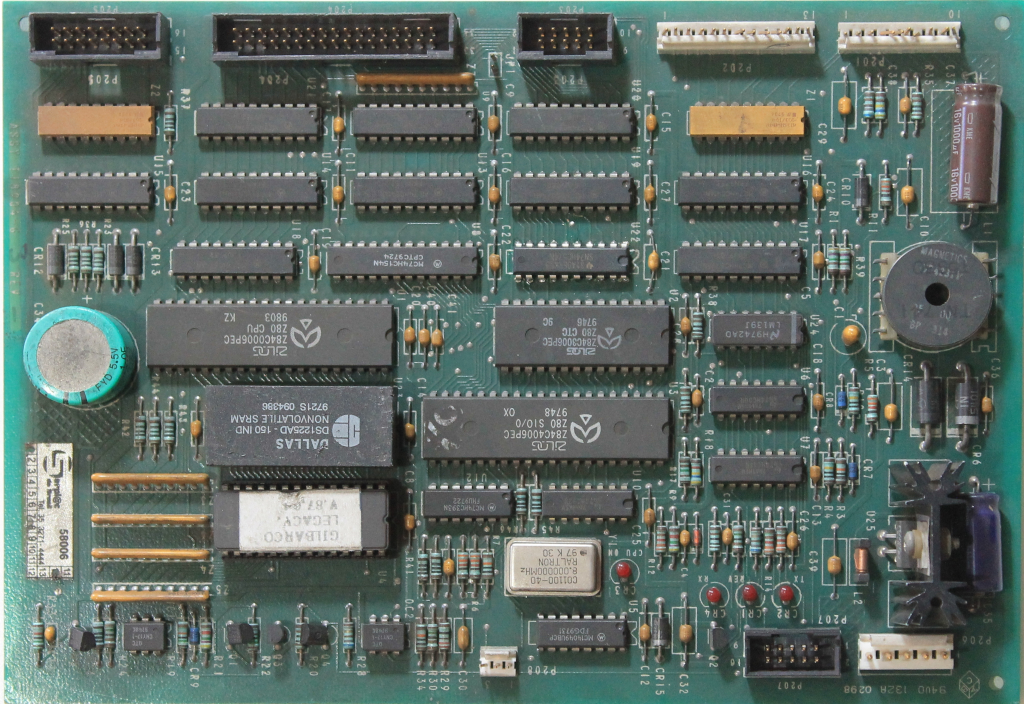
#> input picture datasets/reference_sets/mpi_pcb_gas_pump_same_board_30/images/mpi_pcb_train_good_0040.jpg, 4096 x 2816 px (shown at 1/4 size); its folder holds only this picture in this run
$ python -i fiducials.py   (imports and definitions only)
#> lines starting #> are read from the running program, lines starting #| are printed output that depends on the picture; after the words box and inside, x2 and y2 are one past the last pixel; in counts of white or black regions, pixels touching at a corner belong together
#> further down, picture is the input picture: shape (2816, 4096, 3); mean B, G, R 101.6, 108, 93.3
### aoi_pipeline/imaging/image_io.py
"""Safe image import helpers for step 0.

Only local files, byte buffers, and already-decoded arrays are accepted here.
Camera/RTSP acquisition deliberately lives outside this package.
"""

from __future__ import annotations

from pathlib import Path
from typing import BinaryIO

import cv2
import numpy as np

from ..exceptions import InvalidImageError


ImageSource = str | Path | bytes | bytearray | memoryview | BinaryIO | np.ndarray


def ensure_bgr(image: np.ndarray) -> np.ndarray:
    """Validate an image and return a contiguous uint8 BGR array."""

    if not isinstance(image, np.ndarray):
        raise InvalidImageError("Expected a NumPy image array")
    if image.size == 0 or image.ndim not in (2, 3):
        raise InvalidImageError("Image is empty or has an unsupported number of dimensions")

    converted = _to_uint8(image)
    if converted.ndim == 2:
        converted = cv2.cvtColor(converted, cv2.COLOR_GRAY2BGR)
    elif converted.shape[2] == 1:
        converted = cv2.cvtColor(converted[:, :, 0], cv2.COLOR_GRAY2BGR)
    elif converted.shape[2] == 4:
        converted = cv2.cvtColor(converted, cv2.COLOR_BGRA2BGR)
    elif converted.shape[2] != 3:
        raise InvalidImageError(f"Unsupported channel count: {converted.shape[2]}")
    return np.ascontiguousarray(converted)


# [80 lines left out: functions load_image, encode_image, letterbox_normalize, not called in this run]


def _to_uint8(image: np.ndarray) -> np.ndarray:
    if image.dtype == np.uint8:
        return image.copy()
    if image.dtype == np.bool_:
        return image.astype(np.uint8) * 255
    if not np.issubdtype(image.dtype, np.number):
        raise InvalidImageError(f"Unsupported image dtype: {image.dtype}")

    values = np.nan_to_num(image.astype(np.float32), nan=0.0, posinf=255.0, neginf=0.0)
    if np.issubdtype(image.dtype, np.unsignedinteger) and image.dtype != np.uint8:
        # Preserve the full radiometric range of common 10/12/16-bit camera
        # containers instead of clipping every value above 255 to white.
        dtype_max = float(np.iinfo(image.dtype).max)
        values *= 255.0 / dtype_max
        return np.clip(values, 0.0, 255.0).astype(np.uint8)
    minimum = float(values.min())
    maximum = float(values.max())
    if np.issubdtype(image.dtype, np.floating) and minimum >= 0.0 and maximum <= 1.0:
        values *= 255.0
    return np.clip(values, 0.0, 255.0).astype(np.uint8)


# [44 lines left out: functions drop_singleton_channel, read_asset_under_root, not called in this run]

### aoi_pipeline/imaging/fiducials.py
"""Dò fiducial mark để biết board nằm đâu, không cần ảnh golden.

Bước 3 hiện khoanh board bằng contour: tìm mảng lớn nhất trông giống hình chữ
nhật. Cách đó hỏng ở đúng những lúc hay gặp — nền cùng màu với board, board bị
che một phần, hoặc ảnh có nhiều board. Và nó cho một hình chữ nhật *bao quanh*
chứ không cho một hệ toạ độ.

Fiducial thì cho cả hai. Chúng là mốc chuẩn hoá theo IPC-7351: một pad đồng
tròn, thường đường kính **1 mm**, với cửa sổ solder-mask rộng gấp 2–3 lần nên
xung quanh là vành trống. Đồng trần phản xạ mạnh hơn mask xanh, nên chúng là
những đốm tròn sáng, cô lập, và **vị trí của chúng là toạ độ đã biết trên bản
vẽ** — tức chúng neo được ảnh vào hệ toạ độ của board.

Vì sao không dùng `cv2.HoughCircles`: nó nhạy với `param1`/`param2` tới mức
mỗi board lại phải chỉnh, và khi trượt thì trượt im lặng. Lọc theo thành phần
liên thông + độ tròn thì mỗi tiêu chí là một con số đọc được, đo được, và giải
thích được khi nó loại nhầm.

**Cái này KHÔNG làm được:** fiducial nằm *bên trong* mép board (thường lùi vào
5 mm), nên bao lồi của chúng nhỏ hơn board thật. Phải nới ra, và phần nới là
ước lượng chứ không phải đo. Nó cho một hệ toạ độ đáng tin, không cho một
đường viền board đáng tin.
"""

from __future__ import annotations

from dataclasses import dataclass, field
from typing import Any

import cv2
import numpy as np

from ..config import FiducialConfig
from .image_io import ensure_bgr

__all__ = ["Fiducial", "FiducialResult", "find_fiducials"]


@dataclass(frozen=True, slots=True)
class Fiducial:
    """Một đốm tròn sáng đủ tiêu chuẩn làm mốc."""

    x: float
    y: float
    radius: float
    circularity: float
    contrast: float
    score: float

    # [8 lines left out: function to_dict, not called in this run]


@dataclass(slots=True)
class FiducialResult:
    """Những mốc tìm được, và vì sao các ứng viên khác bị loại."""

    fiducials: list[Fiducial] = field(default_factory=list)
    rejected: dict[str, int] = field(default_factory=dict)
    threshold: int = 0

    # [19 lines left out: functions usable, to_dict, not called in this run]


def _spread(points: np.ndarray, width: int, height: int) -> float:
    """Các mốc trải rộng tới đâu so với khung ảnh.

    Ba đốm sáng chụm vào một góc thường là một linh kiện bóng, không phải ba
    fiducial: fiducial được đặt xa nhau có chủ đích để chốt được góc xoay.
    """

    if len(points) < 2:
        return 0.0
    span = points.max(axis=0) - points.min(axis=0)
    return float(min(span[0] / max(width, 1), span[1] / max(height, 1)))


def find_fiducials(
    image: np.ndarray,
    config: FiducialConfig | None = None,
) -> FiducialResult:
    """Tìm các fiducial mark trong ảnh.

    Trả về cả những gì bị loại và vì sao. Một bộ dò chỉ nói "không thấy gì" thì
    không sửa được: người dùng không biết nên nới ngưỡng nào.
    """

    config = config or FiducialConfig()
    gray = cv2.cvtColor(ensure_bgr(image), cv2.COLOR_BGR2GRAY)
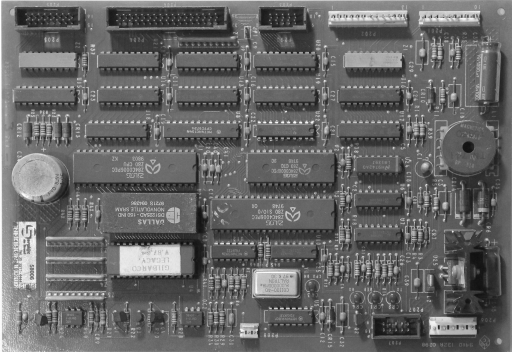
#> gray: shape (2816, 4096) (shown at 1/8 size); min 4, max 255, mean 102.9
    height, width = gray.shape[:2]

    # So với nền CỤC BỘ, không phải ngưỡng toàn cục.
    #
    # Đo trên board thật: vành fiducial sáng khoảng 150-180 trong khi phân vị
    # 99 của cả ảnh là 239 (biến áp, tụ trắng). Một ngưỡng toàn cục bỏ qua
    # fiducial hoàn toàn — nó sáng so với vùng quanh nó, không so với cả ảnh.
    background = cv2.medianBlur(gray, config.background_kernel | 1)
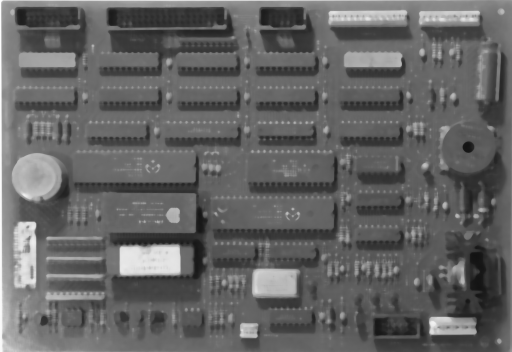
#> background: shape (2816, 4096) (shown at 1/8 size); min 18, max 254, mean 99.7
    lift = cv2.subtract(gray, background)
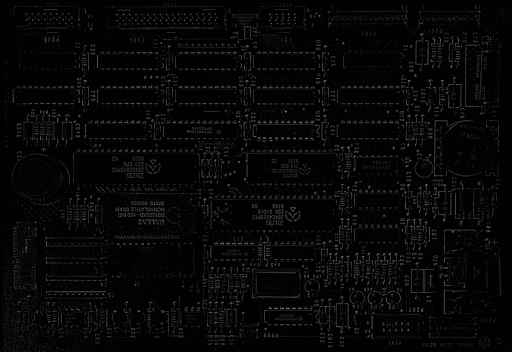
#> lift: shape (2816, 4096) (shown at 1/8 size); min 0, max 203, mean 7
    threshold = int(max(1, round(config.local_lift * 255)))
    mask = (lift >= threshold).astype(np.uint8) * 255
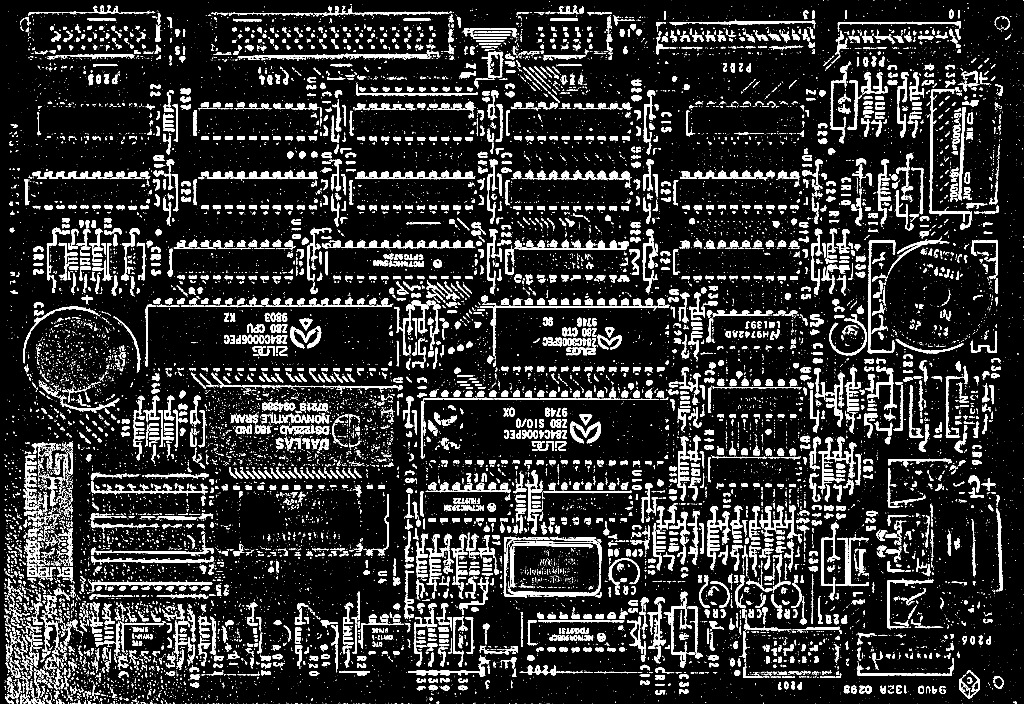
#> mask: shape (2816, 4096) (shown at 1/4 size); 13% white; 20221 white regions (14714 under 20 px), largest, box (x1, y1, x2, y2) and area: (3718, 356, 3888, 919) 6837, (1376, 960, 1813, 993) 6621, (3272, 1747, 3426, 1954) 6561
    if config.close_kernel > 1:
        kernel = cv2.getStructuringElement(
            cv2.MORPH_ELLIPSE, (config.close_kernel, config.close_kernel))
        mask = cv2.morphologyEx(mask, cv2.MORPH_CLOSE, kernel)
#> mask: shape (2816, 4096); 13.2% white; 18449 white regions (13248 under 20 px), largest, box (x1, y1, x2, y2) and area: (1376, 960, 1844, 993) 7432, (951, 213, 1725, 240) 7245, (3718, 356, 3888, 919) 6883

    count, labels, stats, centroids = cv2.connectedComponentsWithStats(mask, 8)
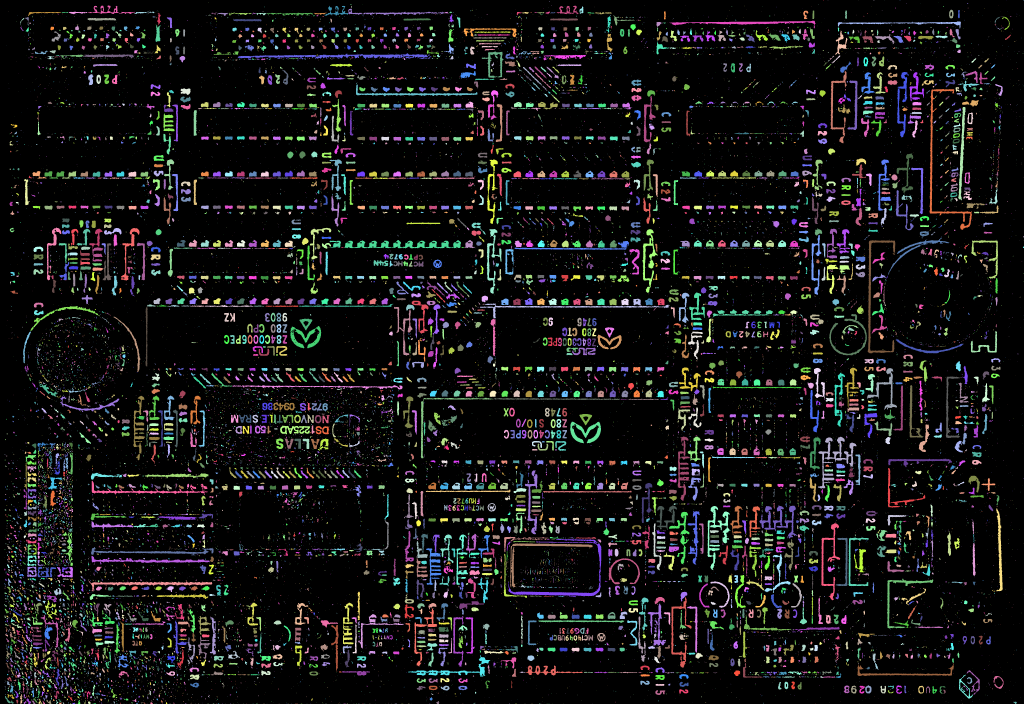
#> labels: shape (2816, 4096) int32 (shown at 1/4 size); 18450 distinct labels, from 0 to 18449; one colour per label, 0 black
#> count = 18450; centroids = 18450 pairs, first value 18 to 4095, second value 0 to 2815
    rejected: dict[str, int] = {}

    def reject(reason: str) -> None:
        rejected[reason] = rejected.get(reason, 0) + 1

    candidates: list[Fiducial] = []

    for index in range(1, count):
        area = float(stats[index, cv2.CC_STAT_AREA])
        box_w = float(stats[index, cv2.CC_STAT_WIDTH])
        box_h = float(stats[index, cv2.CC_STAT_HEIGHT])
        # Lọc theo ĐƯỜNG KÍNH khung bao, không theo số pixel sáng: một vành
        # mỏng có ít pixel hơn hẳn một đĩa cùng đường kính, nên lọc theo diện
        # tích sẽ loại đúng thứ cần tìm.
        span = max(box_w, box_h) / 2.0
        if not config.min_radius_px <= span <= config.max_radius_px:
            reject("kích thước")
            continue
        aspect = max(box_w, box_h) / max(min(box_w, box_h), 1.0)
        if aspect > config.max_aspect:
            reject("không tròn (tỉ lệ cạnh)")
            continue

        component = (labels[
            stats[index, cv2.CC_STAT_TOP]:stats[index, cv2.CC_STAT_TOP] + int(box_h),
            stats[index, cv2.CC_STAT_LEFT]:stats[index, cv2.CC_STAT_LEFT] + int(box_w),
        ] == index).astype(np.uint8)
        contours, _ = cv2.findContours(component, cv2.RETR_EXTERNAL, cv2.CHAIN_APPROX_SIMPLE)
        if not contours:
            reject("không lấy được biên")
            continue
        perimeter = cv2.arcLength(contours[0], True)
        if perimeter <= 0:
            reject("không lấy được biên")
            continue
        # Diện tích của biên ĐÃ LẤP, không phải số pixel sáng.
        #
        # Fiducial ở đây là một VÀNH sáng quanh lõi tối, không phải đĩa đặc.
        # Lấy số pixel của vành chia cho chu vi ngoài thì độ tròn luôn thấp —
        # đo được cao nhất 0.60 trên board thật, dưới mọi ngưỡng hợp lý, nên
        # bộ dò trượt sạch. Diện tích đã lấp trả hình vành về đúng hình tròn.
        filled_area = float(abs(cv2.contourArea(contours[0])))
        if filled_area <= 0:
            reject("không lấy được biên")
            continue
        # 4πA/P² = 1 với hình tròn hoàn hảo, nhỏ dần khi biên răng cưa.
        circularity = float(4.0 * np.pi * filled_area / (perimeter * perimeter))
        if circularity < config.min_circularity:
            reject("không tròn (độ tròn)")
            continue

        cx, cy = float(centroids[index][0]), float(centroids[index][1])
        radius = float(np.sqrt(filled_area / np.pi))

        # PHÉP THỬ VÀNH — thứ thật sự phân biệt fiducial với một đốm loé.
        #
        # Đo trên board thật: fiducial là vành đồng sáng bao quanh lõi TỐI, còn
        # đốm loé trên linh kiện thì sáng đặc ở giữa. Phép đo tương phản đầu
        # tiên của tôi đòi tâm SÁNG, tức đòi đúng thứ ngược lại, nên nó nhận
        # toàn đốm loé và bỏ sạch fiducial thật.
        yy, xx = np.ogrid[
            int(max(0, cy - radius * 2)):int(min(height, cy + radius * 2)),
            int(max(0, cx - radius * 2)):int(min(width, cx + radius * 2)),
        ]
        distance = np.sqrt((xx - cx) ** 2 + (yy - cy) ** 2)
        window = gray[
            int(max(0, cy - radius * 2)):int(min(height, cy + radius * 2)),
            int(max(0, cx - radius * 2)):int(min(width, cx + radius * 2)),
        ].astype(np.float32)
        if window.size == 0 or window.shape != distance.shape:
            reject("sát mép ảnh")
            continue
        core = window[distance <= radius * 0.45]
        annulus = window[(distance >= radius * 0.6) & (distance <= radius * 1.15)]
        if core.size == 0 or annulus.size == 0:
            reject("quá nhỏ để đo vành")
            continue
        ring_lift = float(annulus.mean() - core.mean()) / 255.0
        if config.require_dark_core and ring_lift < config.min_ring_lift:
            reject("không có vành quanh lõi tối")
            continue

        # Vành sáng so với NỀN BOARD quanh nó — đây là thứ phân biệt fiducial
        # với một mảng đồng lớn cũng sáng.
        #
        # Đo trên VÀNH, không đo ở tâm: tâm của fiducial vốn tối, nên một phép
        # đo "tâm sáng hơn xung quanh" sẽ loại đúng thứ cần tìm. Đó chính là
        # lỗi của bản đầu tiên.
        outside = window[(distance >= radius * config.ring_ratio * 0.5)
                         & (distance <= radius * config.ring_ratio)]
        if outside.size == 0:
            outside = window[distance > radius * 1.15]
        if outside.size == 0:
            reject("sát mép ảnh")
            continue
        contrast = float(annulus.mean() - np.median(outside)) / 255.0
        if contrast < config.min_contrast:
            reject("không nổi so với xung quanh")
            continue

        candidates.append(Fiducial(
            x=cx, y=cy, radius=radius, circularity=circularity,
            contrast=contrast, score=circularity * (0.5 + contrast),
        ))
#> this loop made 18449 passes
#> (area, box_w, box_h, span, aspect) on passes 22, 29, 50: (21, 3, 9, 4.5, 3), (279, 16, 30, 15, 1.88), (407, 19, 35, 17.5, 1.84)
#> after the loop, candidates = 4 items

    candidates.sort(key=lambda item: item.score, reverse=True)
    chosen = candidates[:config.max_count]
#> chosen = 4 items

    if len(chosen) >= 2:
        points = np.array([[item.x, item.y] for item in chosen], dtype=np.float64)
#> points = [[1272.1, 1675.9], [1189.5, 1675.1], [3473.5, 2757.5], [2912.9, 1336.5]]
        if _spread(points, width, height) < config.min_spread:
#> in _spread, `span = points.max(axis=0) - points.min(axis=0)`: span = [2283.9, 1421]
            reject("chụm vào một chỗ")
            chosen = []

    return FiducialResult(fiducials=chosen, rejected=rejected, threshold=threshold)

>>> import cv2
>>> picture = cv2.imread('../../datasets/reference_sets/mpi_pcb_gas_pump_same_board_30/images/mpi_pcb_train_good_0040.jpg')
>>> result = find_fiducials(picture)
